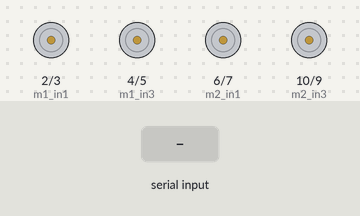
A sketch run on a simulated Arduino Uno, built with avr-gcc and run on an emulated ATmega328P. On the bench: motor-driver pin pairs drawn as motors (green arrow = first pin HIGH = forward, orange = second pin HIGH = backward, longer = more drive). The test bench sets the inputs (shaded band).

Above: at 1.2 s.
1.3 s: byte 1 (1) received over Serial
At 1.9 s:
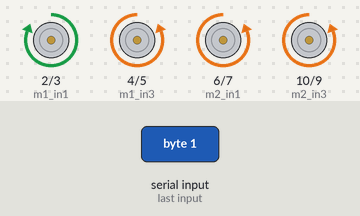
2.8 s: byte 2 (2) received over Serial
At 4.7 s:
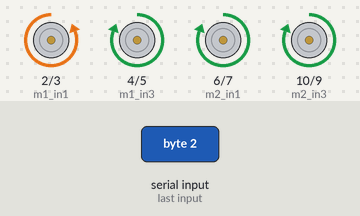
5.8 s: byte 3 (3) received over Serial
At 8.5 s:
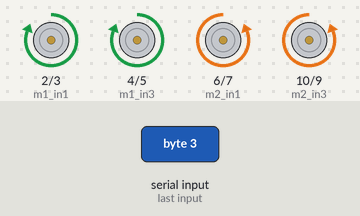
8.8 s: byte 4 (4) received over Serial
At 11.5 s:
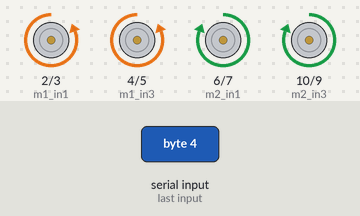
11.8 s: "1" received over Serial
At 12.5 s:
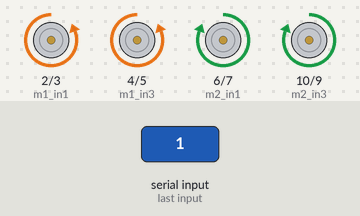
Timing chart, 0 to 14.3 s (numbered marks = the images above; inputs shaded):
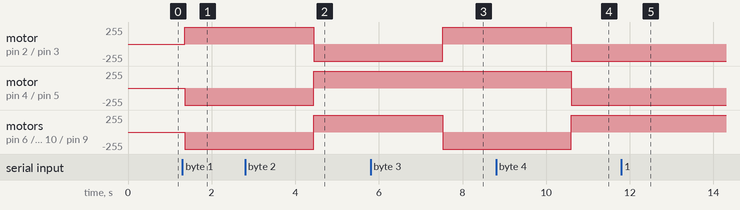

Measured:
- after the input at 1.3 s, motor on pin 2 (m1_in1) / pin 3 (m1_in2): stopped → forward 255/255 after 0.06 s; motor on pin 4 (m1_in3) / pin 5 (m1_in4), motor on pin 6 (m2_in1) / pin 7 (m2_in2), motor on pin 10 (m2_in3) / pin 9 (m2_in4): stopped → backward 255/255 after 0.06 s
- after the input at 2.8 s, motor on pin 2 (m1_in1) / pin 3 (m1_in2): forward 255/255 → backward 255/255 after 1.6 s; motor on pin 4 (m1_in3) / pin 5 (m1_in4), motor on pin 6 (m2_in1) / pin 7 (m2_in2), motor on pin 10 (m2_in3) / pin 9 (m2_in4): backward 255/255 → forward 255/255 after 1.6 s
- after the input at 5.8 s, motor on pin 2 (m1_in1) / pin 3 (m1_in2): backward 255/255 → forward 255/255 after 1.7 s; motor on pin 4 (m1_in3) / pin 5 (m1_in4): stays forward 255/255 (without the input it goes to stopped after 1.7 s)
- after the input at 8.8 s, motor on pin 2 (m1_in1) / pin 3 (m1_in2), motor on pin 4 (m1_in3) / pin 5 (m1_in4): forward 255/255 → backward 255/255 after 1.8 s; motor on pin 6 (m2_in1) / pin 7 (m2_in2), motor on pin 10 (m2_in3) / pin 9 (m2_in4): backward 255/255 → forward 255/255 after 1.8 s
- after the input at 11.8 s, motor on pin 2 (m1_in1) / pin 3 (m1_in2), motor on pin 4 (m1_in3) / pin 5 (m1_in4): stays backward 255/255 (without the input it goes to stopped after 1.9 s); motor on pin 6 (m2_in1) / pin 7 (m2_in2), motor on pin 10 (m2_in3) / pin 9 (m2_in4): stays forward 255/255 (without the input it goes to stopped after 1.9 s)

The sketch:

sketch_mar26b.ino
```cpp
int state;

//Moteur de droite
int m1_in1 = 2;
int m1_in2 = 3;
int m1_in3 = 4;
int m1_in4 = 5;

//Moteur de gauche
int m2_in1 = 6;
int m2_in2 = 7;
int m2_in3 = 10;
int m2_in4 = 9;

void setup() {
  Serial.begin(9600);
  pinMode(m1_in1, OUTPUT);
  pinMode(m1_in2, OUTPUT);
  pinMode(m1_in3, OUTPUT);
  pinMode(m1_in4, OUTPUT);
  pinMode(m2_in1, OUTPUT);
  pinMode(m2_in2, OUTPUT);
  pinMode(m2_in3, OUTPUT);
  pinMode(m2_in4, OUTPUT);


}
//-----------------------------------------------------------------------//
void loop() {
  if(Serial.available())
  {
    state = Serial.read();
  }

  //===============================================================================
  //                          Key Control Command
  //===============================================================================
         if(state == 5){Stop(); }
  else if(state == 1){forword(); delay(3000); state=5;}
  else if(state == 2){backword(); delay(3000); state=5;}
  else if(state == 3){turnLeft(); delay(3000); state=5;}
  else if(state == 4){turnRight(); delay(3000); state=5;}
  else if(state == 6){forword(); delay(3000); backword(); delay(3000); turnLeft(); delay(3000); turnRight(); delay(3000); state=5;}
  /////////////////////////////////////END\\\\\\\\\\\\\\\\\\\\\\\\\\\\\\\\\\\\\\\\\

  delay(80);

}

void backword(){
digitalWrite(m1_in1, LOW);
digitalWrite(m1_in3 ,HIGH);
digitalWrite(m2_in1, HIGH);
digitalWrite(m2_in3,HIGH);
digitalWrite(m1_in2,HIGH);
digitalWrite(m1_in4,LOW);
digitalWrite(m2_in2,LOW);
digitalWrite(m2_in4,LOW);
}

void forword(){
digitalWrite(m1_in1, HIGH);
digitalWrite(m1_in3, LOW);
digitalWrite(m2_in1, LOW);
digitalWrite(m2_in3, LOW);
digitalWrite(m1_in2, LOW);
digitalWrite(m1_in4, HIGH);
digitalWrite(m2_in2, HIGH);
digitalWrite(m2_in4,HIGH);
}

void turnRight(){
digitalWrite(m1_in1,LOW);
digitalWrite(m1_in3,LOW);
digitalWrite(m2_in1,HIGH);
digitalWrite(m2_in3,HIGH);
digitalWrite(m1_in2,HIGH);
digitalWrite(m1_in4,HIGH);
digitalWrite(m2_in2,LOW);
digitalWrite(m2_in4,LOW);
}

void turnLeft(){
digitalWrite(m1_in1,HIGH);
digitalWrite(m1_in3,HIGH);
digitalWrite(m2_in1,LOW);
digitalWrite(m2_in3,LOW);
digitalWrite(m1_in2,LOW);
digitalWrite(m1_in4,LOW);
digitalWrite(m2_in2,HIGH);
digitalWrite(m2_in4,HIGH);
}

void Stop(){
digitalWrite(m1_in1,LOW);
digitalWrite(m1_in3 ,LOW);
digitalWrite(m2_in1,LOW);
digitalWrite(m2_in3,LOW);
digitalWrite(m1_in2,LOW);
digitalWrite(m1_in4,LOW);
digitalWrite(m2_in2,LOW);
digitalWrite(m2_in4,LOW);
}
```
